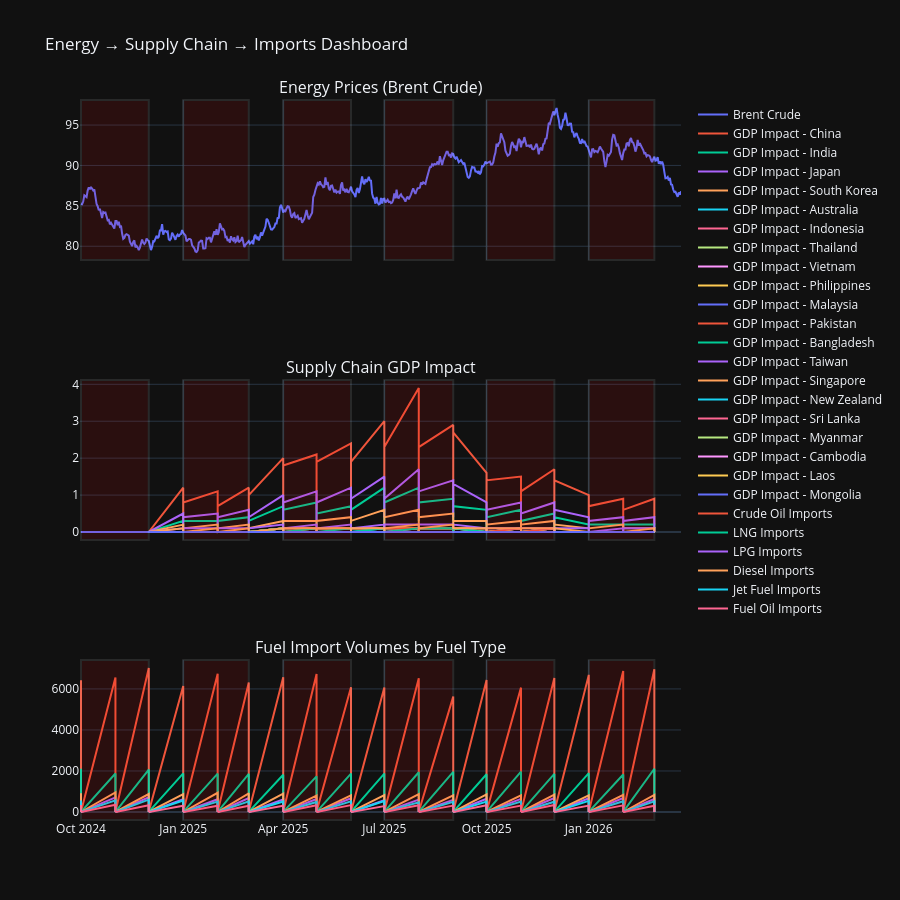

Notebook code for this chart:
### Code cell
from plotly.subplots import make_subplots
import plotly.graph_objects as go

fig = make_subplots(
    rows=3, cols=1,
    shared_xaxes=True,
    subplot_titles=("Energy Prices (Brent Crude)",
                    "Supply Chain GDP Impact",
                    "Fuel Import Volumes by Fuel Type")
)

# --- 1. Energy Prices ---
fig.add_trace(
    go.Scatter(
        x=df_price["date"],
        y=df_price["brent_crude_usd_bbl"],
        mode="lines",
        name="Brent Crude",
        hovertext=df_price["conflict_phase"]
    ),
    row=1, col=1
)

# --- 2. Supply Chain GDP Impact ---
for country in df_supply["country"].unique():
    country_data = df_supply[df_supply["country"] == country]
    fig.add_trace(
        go.Scatter(
            x=country_data["date"],
            y=country_data["estimated_gdp_impact_musd"],
            mode="lines",
            name=f"GDP Impact - {country}",
            hovertext=country_data["conflict_phase"]
        ),
        row=2, col=1
    )

# --- 3. Imports by Fuel Type ---
for fuel in df_imports["fuel_type"].unique():
    fuel_data = df_imports[df_imports["fuel_type"] == fuel]
    fig.add_trace(
        go.Scatter(
            x=fuel_data["date"],
            y=fuel_data["import_volume_kbpd"],
            mode="lines",
            name=f"{fuel} Imports",
            hovertext=(
                "Country: " + fuel_data["country"] +
                "<br>Phase: " + fuel_data["conflict_phase"] +
                "<br>ME Share: " + fuel_data["me_share_pct"].astype(str) + "%" +
                "<br>Alt Source: " + fuel_data["alternative_source_pct"].astype(str) + "%" +
                "<br>Risk Score: " + fuel_data["disruption_risk_score"].astype(str) +
                "<br>SPR Cover: " + fuel_data["spr_days_cover"].astype(str)
            )
        ),
        row=3, col=1
    )

# --- Shade conflict phases across all panels ---
# --- Shade conflict phases across all panels ---
for phase in df_supply["conflict_phase"].unique():
    phase_data = df_supply[df_supply["conflict_phase"] == phase]
    start = phase_data["date"].min()
    end = phase_data["date"].max()
    fig.add_vrect(
        x0=start, x1=end,
        fillcolor="red", opacity=0.1,
        row="all", col=1
    )


fig.update_layout(
    height=900,
    title_text="Energy → Supply Chain → Imports Dashboard",
    hovermode="x unified"
)

fig.show()

### Figure 1 — Plotly figure (JSON) as saved in the notebook; plotly's stock layout.template omitted (floating-point values rounded to 4 significant figures; data arrays with more than 128 entries replaced by an {"elided": "..."} marker saying what was removed)
{"data": [{"hovertext": {"elided": "541 str values"}, "mode": "lines", "name": "Brent Crude", "x": {"elided": "541 str values"}, "y": {"elided": "541 float values"}, "type": "scatter", "xaxis": "x", "yaxis": "y"}, {"hovertext": {"elided": "144 str values"}, "mode": "lines", "name": "GDP Impact - China", "x": {"elided": "144 str values"}, "y": {"elided": "144 float values"}, "type": "scatter", "xaxis": "x2", "yaxis": "y2"}, {"hovertext": {"elided": "144 str values"}, "mode": "lines", "name": "GDP Impact - India", "x": {"elided": "144 str values"}, "y": {"elided": "144 float values"}, "type": "scatter", "xaxis": "x2", "yaxis": "y2"}, {"hovertext": {"elided": "144 str values"}, "mode": "lines", "name": "GDP Impact - Japan", "x": {"elided": "144 str values"}, "y": {"elided": "144 float values"}, "type": "scatter", "xaxis": "x2", "yaxis": "y2"}, {"hovertext": {"elided": "144 str values"}, "mode": "lines", "name": "GDP Impact - South Korea", "x": {"elided": "144 str values"}, "y": {"elided": "144 float values"}, "type": "scatter", "xaxis": "x2", "yaxis": "y2"}, {"hovertext": {"elided": "144 str values"}, "mode": "lines", "name": "GDP Impact - Australia", "x": {"elided": "144 str values"}, "y": {"elided": "144 float values"}, "type": "scatter", "xaxis": "x2", "yaxis": "y2"}, {"hovertext": {"elided": "144 str values"}, "mode": "lines", "name": "GDP Impact - Indonesia", "x": {"elided": "144 str values"}, "y": {"elided": "144 float values"}, "type": "scatter", "xaxis": "x2", "yaxis": "y2"}, {"hovertext": {"elided": "144 str values"}, "mode": "lines", "name": "GDP Impact - Thailand", "x": {"elided": "144 str values"}, "y": {"elided": "144 float values"}, "type": "scatter", "xaxis": "x2", "yaxis": "y2"}, {"hovertext": {"elided": "144 str values"}, "mode": "lines", "name": "GDP Impact - Vietnam", "x": {"elided": "144 str values"}, "y": {"elided": "144 float values"}, "type": "scatter", "xaxis": "x2", "yaxis": "y2"}, {"hovertext": {"elided": "144 str values"}, "mode": "lines", "name": "GDP Impact - Philippines", "x": {"elided": "144 str values"}, "y": {"elided": "144 float values"}, "type": "scatter", "xaxis": "x2", "yaxis": "y2"}, {"hovertext": {"elided": "144 str values"}, "mode": "lines", "name": "GDP Impact - Malaysia", "x": {"elided": "144 str values"}, "y": {"elided": "144 float values"}, "type": "scatter", "xaxis": "x2", "yaxis": "y2"}, {"hovertext": {"elided": "144 str values"}, "mode": "lines", "name": "GDP Impact - Pakistan", "x": {"elided": "144 str values"}, "y": {"elided": "144 float values"}, "type": "scatter", "xaxis": "x2", "yaxis": "y2"}, {"hovertext": {"elided": "144 str values"}, "mode": "lines", "name": "GDP Impact - Bangladesh", "x": {"elided": "144 str values"}, "y": {"elided": "144 float values"}, "type": "scatter", "xaxis": "x2", "yaxis": "y2"}, {"hovertext": {"elided": "144 str values"}, "mode": "lines", "name": "GDP Impact - Taiwan", "x": {"elided": "144 str values"}, "y": {"elided": "144 float values"}, "type": "scatter", "xaxis": "x2", "yaxis": "y2"}, {"hovertext": {"elided": "144 str values"}, "mode": "lines", "name": "GDP Impact - Singapore", "x": {"elided": "144 str values"}, "y": {"elided": "144 float values"}, "type": "scatter", "xaxis": "x2", "yaxis": "y2"}, {"hovertext": {"elided": "144 str values"}, "mode": "lines", "name": "GDP Impact - New Zealand", "x": {"elided": "144 str values"}, "y": {"elided": "144 float values"}, "type": "scatter", "xaxis": "x2", "yaxis": "y2"}, {"hovertext": {"elided": "144 str values"}, "mode": "lines", "name": "GDP Impact - Sri Lanka", "x": {"elided": "144 str values"}, "y": {"elided": "144 float values"}, "type": "scatter", "xaxis": "x2", "yaxis": "y2"}, {"hovertext": {"elided": "144 str values"}, "mode": "lines", "name": "GDP Impact - Myanmar", "x": {"elided": "144 str values"}, "y": {"elided": "144 float values"}, "type": "scatter", "xaxis": "x2", "yaxis": "y2"}, {"hovertext": {"elided": "144 str values"}, "mode": "lines", "name": "GDP Impact - Cambodia", "x": {"elided": "144 str values"}, "y": {"elided": "144 float values"}, "type": "scatter", "xaxis": "x2", "yaxis": "y2"}, {"hovertext": {"elided": "144 str values"}, "mode": "lines", "name": "GDP Impact - Laos", "x": {"elided": "144 str values"}, "y": {"elided": "144 float values"}, "type": "scatter", "xaxis": "x2", "yaxis": "y2"}, {"hovertext": {"elided": "144 str values"}, "mode": "lines", "name": "GDP Impact - Mongolia", "x": {"elided": "144 str values"}, "y": {"elided": "144 float values"}, "type": "scatter", "xaxis": "x2", "yaxis": "y2"}, {"hovertext": {"elided": "360 str values"}, "mode": "lines", "name": "Crude Oil Imports", "x": {"elided": "360 str values"}, "y": {"elided": "360 float values"}, "type": "scatter", "xaxis": "x3", "yaxis": "y3"}, {"hovertext": {"elided": "360 str values"}, "mode": "lines", "name": "LNG Imports", "x": {"elided": "360 str values"}, "y": {"elided": "360 float values"}, "type": "scatter", "xaxis": "x3", "yaxis": "y3"}, {"hovertext": {"elided": "360 str values"}, "mode": "lines", "name": "LPG Imports", "x": {"elided": "360 str values"}, "y": {"elided": "360 float values"}, "type": "scatter", "xaxis": "x3", "yaxis": "y3"}, {"hovertext": {"elided": "360 str values"}, "mode": "lines", "name": "Diesel Imports", "x": {"elided": "360 str values"}, "y": {"elided": "360 float values"}, "type": "scatter", "xaxis": "x3", "yaxis": "y3"}, {"hovertext": {"elided": "360 str values"}, "mode": "lines", "name": "Jet Fuel Imports", "x": {"elided": "360 str values"}, "y": {"elided": "360 float values"}, "type": "scatter", "xaxis": "x3", "yaxis": "y3"}, {"hovertext": {"elided": "360 str values"}, "mode": "lines", "name": "Fuel Oil Imports", "x": {"elided": "360 str values"}, "y": {"elided": "360 float values"}, "type": "scatter", "xaxis": "x3", "yaxis": "y3"}], "layout": {"xaxis": {"anchor": "y", "domain": [0.0, 1.0], "matches": "x3", "showticklabels": false}, "yaxis": {"anchor": "x", "domain": [0.7778, 1.0]}, "xaxis2": {"anchor": "y2", "domain": [0.0, 1.0], "matches": "x3", "showticklabels": false}, "yaxis2": {"anchor": "x2", "domain": [0.3889, 0.6111]}, "xaxis3": {"anchor": "y3", "domain": [0.0, 1.0]}, "yaxis3": {"anchor": "x3", "domain": [0.0, 0.2222]}, "annotations": [{"font": {"size": 16}, "showarrow": false, "text": "Energy Prices (Brent Crude)", "x": 0.5, "xanchor": "center", "xref": "paper", "y": 1.0, "yanchor": "bottom", "yref": "paper"}, {"font": {"size": 16}, "showarrow": false, "text": "Supply Chain GDP Impact", "x": 0.5, "xanchor": "center", "xref": "paper", "y": 0.6111, "yanchor": "bottom", "yref": "paper"}, {"font": {"size": 16}, "showarrow": false, "text": "Fuel Import Volumes by Fuel Type", "x": 0.5, "xanchor": "center", "xref": "paper", "y": 0.2222, "yanchor": "bottom", "yref": "paper"}], "shapes": [{"fillcolor": "red", "opacity": 0.1, "type": "rect", "x0": "2024-10-01T00:00:00", "x1": "2024-12-01T00:00:00", "xref": "x", "y0": 0, "y1": 1, "yref": "y domain"}, {"fillcolor": "red", "opacity": 0.1, "type": "rect", "x0": "2024-10-01T00:00:00", "x1": "2024-12-01T00:00:00", "xref": "x2", "y0": 0, "y1": 1, "yref": "y2 domain"}, {"fillcolor": "red", "opacity": 0.1, "type": "rect", "x0": "2024-10-01T00:00:00", "x1": "2024-12-01T00:00:00", "xref": "x3", "y0": 0, "y1": 1, "yref": "y3 domain"}, {"fillcolor": "red", "opacity": 0.1, "type": "rect", "x0": "2025-01-01T00:00:00", "x1": "2025-03-01T00:00:00", "xref": "x", "y0": 0, "y1": 1, "yref": "y domain"}, {"fillcolor": "red", "opacity": 0.1, "type": "rect", "x0": "2025-01-01T00:00:00", "x1": "2025-03-01T00:00:00", "xref": "x2", "y0": 0, "y1": 1, "yref": "y2 domain"}, {"fillcolor": "red", "opacity": 0.1, "type": "rect", "x0": "2025-01-01T00:00:00", "x1": "2025-03-01T00:00:00", "xref": "x3", "y0": 0, "y1": 1, "yref": "y3 domain"}, {"fillcolor": "red", "opacity": 0.1, "type": "rect", "x0": "2025-04-01T00:00:00", "x1": "2025-06-01T00:00:00", "xref": "x", "y0": 0, "y1": 1, "yref": "y domain"}, {"fillcolor": "red", "opacity": 0.1, "type": "rect", "x0": "2025-04-01T00:00:00", "x1": "2025-06-01T00:00:00", "xref": "x2", "y0": 0, "y1": 1, "yref": "y2 domain"}, {"fillcolor": "red", "opacity": 0.1, "type": "rect", "x0": "2025-04-01T00:00:00", "x1": "2025-06-01T00:00:00", "xref": "x3", "y0": 0, "y1": 1, "yref": "y3 domain"}, {"fillcolor": "red", "opacity": 0.1, "type": "rect", "x0": "2025-07-01T00:00:00", "x1": "2025-09-01T00:00:00", "xref": "x", "y0": 0, "y1": 1, "yref": "y domain"}, {"fillcolor": "red", "opacity": 0.1, "type": "rect", "x0": "2025-07-01T00:00:00", "x1": "2025-09-01T00:00:00", "xref": "x2", "y0": 0, "y1": 1, "yref": "y2 domain"}, {"fillcolor": "red", "opacity": 0.1, "type": "rect", "x0": "2025-07-01T00:00:00", "x1": "2025-09-01T00:00:00", "xref": "x3", "y0": 0, "y1": 1, "yref": "y3 domain"}, {"fillcolor": "red", "opacity": 0.1, "type": "rect", "x0": "2025-10-01T00:00:00", "x1": "2025-12-01T00:00:00", "xref": "x", "y0": 0, "y1": 1, "yref": "y domain"}, {"fillcolor": "red", "opacity": 0.1, "type": "rect", "x0": "2025-10-01T00:00:00", "x1": "2025-12-01T00:00:00", "xref": "x2", "y0": 0, "y1": 1, "yref": "y2 domain"}, {"fillcolor": "red", "opacity": 0.1, "type": "rect", "x0": "2025-10-01T00:00:00", "x1": "2025-12-01T00:00:00", "xref": "x3", "y0": 0, "y1": 1, "yref": "y3 domain"}, {"fillcolor": "red", "opacity": 0.1, "type": "rect", "x0": "2026-01-01T00:00:00", "x1": "2026-03-01T00:00:00", "xref": "x", "y0": 0, "y1": 1, "yref": "y domain"}, {"fillcolor": "red", "opacity": 0.1, "type": "rect", "x0": "2026-01-01T00:00:00", "x1": "2026-03-01T00:00:00", "xref": "x2", "y0": 0, "y1": 1, "yref": "y2 domain"}, {"fillcolor": "red", "opacity": 0.1, "type": "rect", "x0": "2026-01-01T00:00:00", "x1": "2026-03-01T00:00:00", "xref": "x3", "y0": 0, "y1": 1, "yref": "y3 domain"}], "title": {"text": "Energy → Supply Chain → Imports Dashboard"}, "height": 900, "hovermode": "x unified"}}
